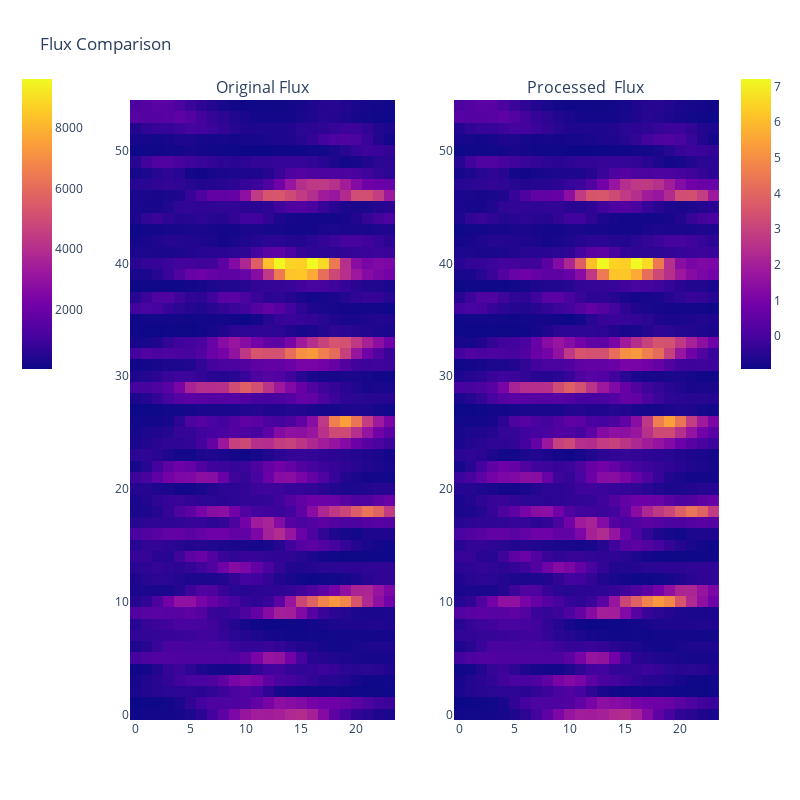

The code cell stored with this chart in its notebook:
### Code cell
plot_fluxes(fluxes_array[90000], test_fc_fluxes[0])

### Figure 1 — Plotly figure (JSON) as saved in the notebook; plotly's stock layout.template omitted (floating-point values rounded to 4 significant figures; data arrays with more than 128 entries replaced by an {"elided": "..."} marker saying what was removed)
{"data": [{"colorbar": {"len": 0.5, "x": -0.2, "y": 0.8}, "type": "heatmap", "xaxis": "x", "yaxis": "y", "z": {"elided": "55x24 float values"}}, {"colorbar": {"len": 0.5, "x": 1.02, "y": 0.8}, "type": "heatmap", "xaxis": "x2", "yaxis": "y2", "z": {"elided": "55x24 float values"}}], "layout": {"annotations": [{"font": {"size": 16}, "showarrow": false, "text": "Original Flux", "x": 0.225, "xanchor": "center", "xref": "paper", "y": 1, "yanchor": "bottom", "yref": "paper"}, {"font": {"size": 16}, "showarrow": false, "text": "Processed  Flux", "x": 0.775, "xanchor": "center", "xref": "paper", "y": 1, "yanchor": "bottom", "yref": "paper"}], "height": 800, "title": {"text": "Flux Comparison"}, "width": 800, "xaxis": {"anchor": "y", "autorange": true, "domain": [0, 0.45], "range": [-0.5, 23.5]}, "xaxis2": {"anchor": "y2", "autorange": true, "domain": [0.55, 1], "range": [-0.5, 23.5]}, "yaxis": {"anchor": "x", "autorange": true, "domain": [0, 1], "range": [-0.5, 54.5]}, "yaxis2": {"anchor": "x2", "autorange": true, "domain": [0, 1], "range": [-0.5, 54.5]}}}
